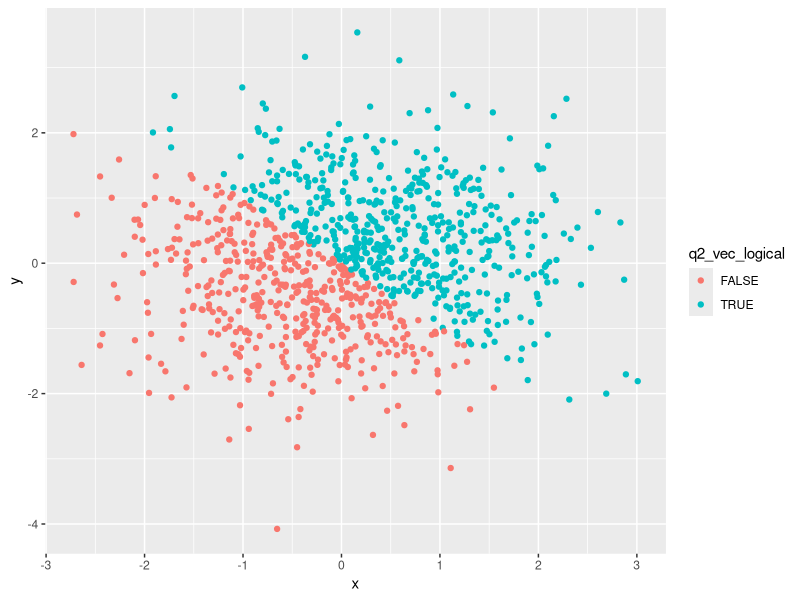
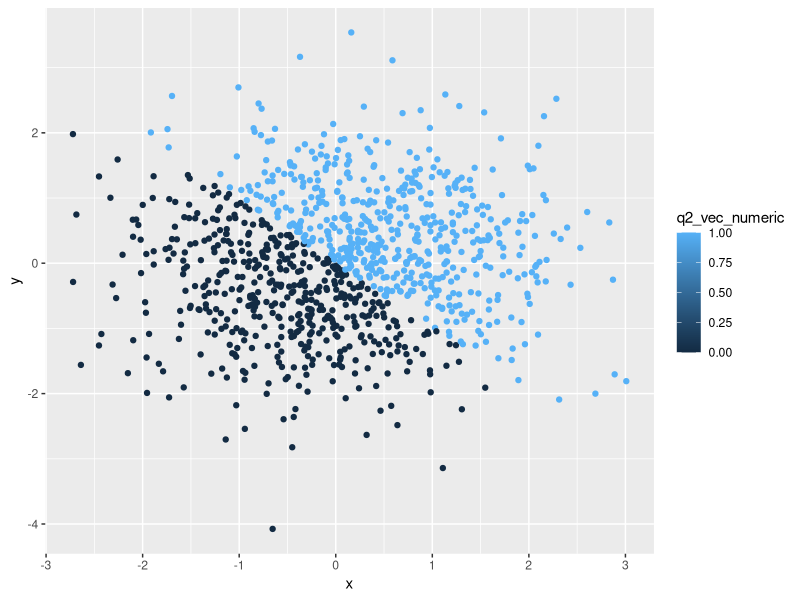
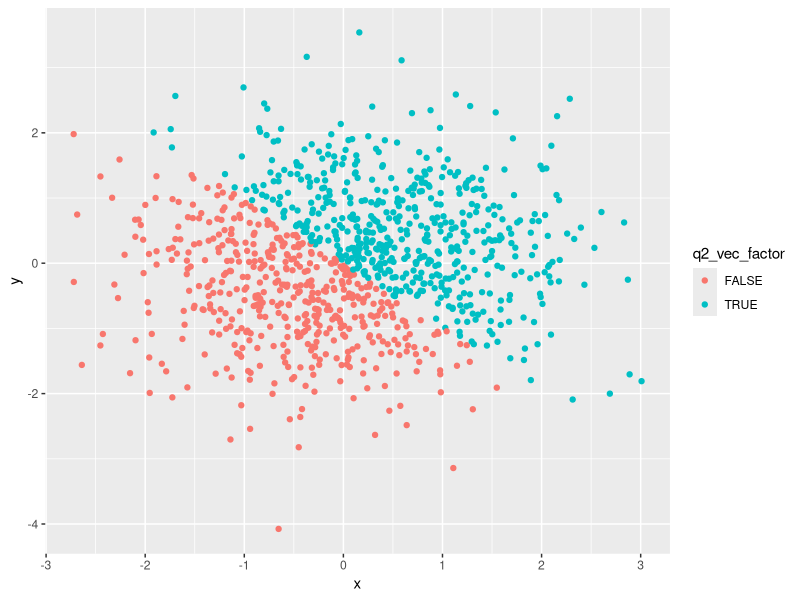
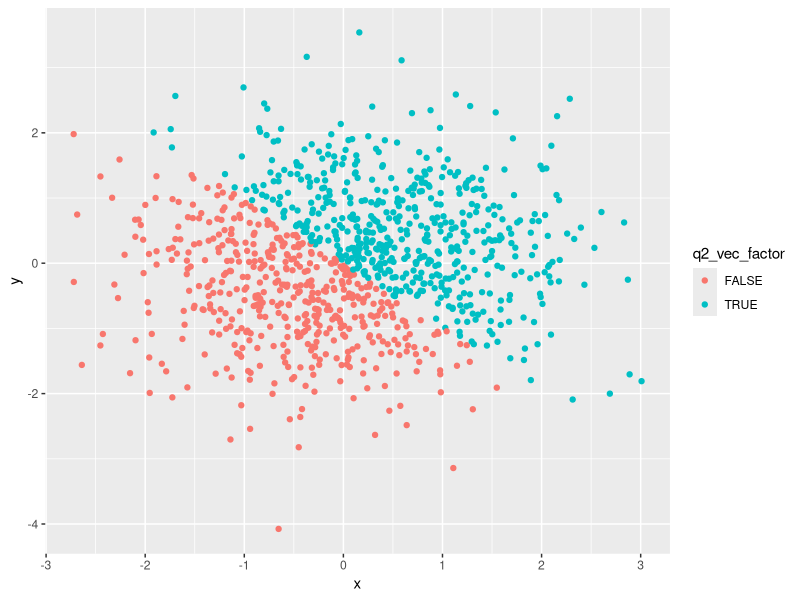

Write the R code that produced these figures, in order.
## ---- chunk 1
library(tidyverse)
## ---- chunk 2
set.seed(1)

q1_df = tibble(q1_random_sample = runif(n = 10, min = 0, max = 5),
               q1_vec_char = c("This", "is", "trying", "to", "answer", "question", "one", "of", "homework", "one"),
               q1_vec_logical = c(q1_random_sample > 2),
               q1_vec_factor = factor(c("blue", "green", "blue", "green", "green", "blue", "blue", "green", "blue", "green"))
)
## ---- chunk 3
mean(q1_df$q1_random_sample)
mean(q1_df$q1_vec_char)
mean(q1_df$q1_vec_logical)
mean(q1_df$q1_vec_factor)
## ---- chunk 4
as.factor(q1_df$q1_vec_char)
as.numeric(as.factor(q1_df$q1_vec_char))

as.character(q1_df$q1_vec_factor)
as.numeric(as.character(q1_df$q1_vec_factor))
## ---- chunk 5
set.seed(2)

q2_df = tibble(x = rnorm(n = 1000, mean = 0, sd = 1),
               y = rnorm(n = 1000, mean = 0, sd = 1),
               q2_vec_logical = c(x + y > 0),
               q2_vec_numeric = as.numeric(q2_vec_logical),
               q2_vec_factor = as.factor(q2_vec_logical),
)

## ---- chunk 6
ggplot(q2_df, aes(x = x, y = y, color = q2_vec_logical)) + geom_point()
## ---- chunk 7
ggplot(q2_df, aes(x =x, y = y, color = q2_vec_numeric)) + geom_point()
## ---- chunk 8
ggplot(q2_df, aes(x =x, y = y, color = q2_vec_factor)) + geom_point()
## ---- chunk 9
ggsave("q2_xy_sp1.pdf")
